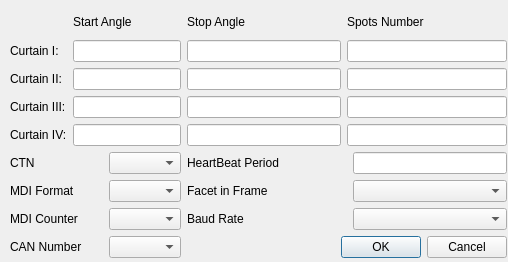
<?xml version="1.0" encoding="UTF-8"?>
<ui version="4.0">
 <class>ParameterDialog</class>
 <widget class="QDialog" name="ParameterDialog">
  <property name="geometry">
   <rect>
    <x>0</x>
    <y>0</y>
    <width>508</width>
    <height>262</height>
   </rect>
  </property>
  <property name="windowTitle">
   <string>Dialog</string>
  </property>
  <widget class="QWidget" name="layoutWidget">
   <property name="geometry">
    <rect>
     <x>10</x>
     <y>10</y>
     <width>497</width>
     <height>248</height>
    </rect>
   </property>
   <layout class="QGridLayout" name="gridLayout">
    <item row="0" column="1" colspan="2">
     <widget class="QLabel" name="label">
      <property name="text">
       <string>Start Angle</string>
      </property>
     </widget>
    </item>
    <item row="0" column="3">
     <widget class="QLabel" name="label_2">
      <property name="text">
       <string>Stop Angle</string>
      </property>
     </widget>
    </item>
    <item row="0" column="4" colspan="2">
     <widget class="QLabel" name="label_3">
      <property name="text">
       <string>Spots Number</string>
      </property>
     </widget>
    </item>
    <item row="1" column="0">
     <widget class="QLabel" name="label_4">
      <property name="text">
       <string>Curtain I:</string>
      </property>
     </widget>
    </item>
    <item row="1" column="1" colspan="2">
     <widget class="QLineEdit" name="curtain1StartAngleLineEdit"/>
    </item>
    <item row="1" column="3">
     <widget class="QLineEdit" name="curtain1StopAngleLineEdit"/>
    </item>
    <item row="1" column="4" colspan="2">
     <widget class="QLineEdit" name="curtain1SpotNbrLineEdit"/>
    </item>
    <item row="2" column="0">
     <widget class="QLabel" name="label_5">
      <property name="text">
       <string>Curtain II:</string>
      </property>
     </widget>
    </item>
    <item row="2" column="1" colspan="2">
     <widget class="QLineEdit" name="curtain2StartAngleLineEdit"/>
    </item>
    <item row="2" column="3">
     <widget class="QLineEdit" name="curtain2StopAngleLineEdit"/>
    </item>
    <item row="2" column="4" colspan="2">
     <widget class="QLineEdit" name="curtain2SpotNbrLineEdit"/>
    </item>
    <item row="3" column="0">
     <widget class="QLabel" name="label_6">
      <property name="text">
       <string>Curtain III:</string>
      </property>
     </widget>
    </item>
    <item row="3" column="1" colspan="2">
     <widget class="QLineEdit" name="curtain3StartAngleLineEdit"/>
    </item>
    <item row="3" column="3">
     <widget class="QLineEdit" name="curtain3StopAngleLineEdit"/>
    </item>
    <item row="3" column="4" colspan="2">
     <widget class="QLineEdit" name="curtain3SpotNbrLineEdit"/>
    </item>
    <item row="4" column="0">
     <widget class="QLabel" name="label_7">
      <property name="text">
       <string>Curtain IV:</string>
      </property>
     </widget>
    </item>
    <item row="4" column="1" colspan="2">
     <widget class="QLineEdit" name="curtain4StartAngleLineEdit"/>
    </item>
    <item row="4" column="3">
     <widget class="QLineEdit" name="curtain4StopAngleLineEdit"/>
    </item>
    <item row="4" column="4" colspan="2">
     <widget class="QLineEdit" name="curtain4SpotNbrLineEdit"/>
    </item>
    <item row="5" column="0" colspan="2">
     <widget class="QLabel" name="label_8">
      <property name="text">
       <string>CTN</string>
      </property>
     </widget>
    </item>
    <item row="5" column="2">
     <widget class="QComboBox" name="CTNcomboBox"/>
    </item>
    <item row="5" column="3" colspan="2">
     <widget class="QLabel" name="label_12">
      <property name="text">
       <string>HeartBeat Period</string>
      </property>
     </widget>
    </item>
    <item row="5" column="5">
     <widget class="QLineEdit" name="heartBeatPeriodlineEdit"/>
    </item>
    <item row="6" column="0" colspan="2">
     <widget class="QLabel" name="label_9">
      <property name="text">
       <string>MDI Format</string>
      </property>
     </widget>
    </item>
    <item row="6" column="2">
     <widget class="QComboBox" name="MDIFormatcomboBox"/>
    </item>
    <item row="6" column="3" colspan="2">
     <widget class="QLabel" name="label_13">
      <property name="text">
       <string>Facet in Frame</string>
      </property>
     </widget>
    </item>
    <item row="6" column="5">
     <widget class="QComboBox" name="FacetcomboBox"/>
    </item>
    <item row="7" column="0" colspan="2">
     <widget class="QLabel" name="label_10">
      <property name="text">
       <string>MDI Counter </string>
      </property>
     </widget>
    </item>
    <item row="7" column="2">
     <widget class="QComboBox" name="MDICountercomboBox"/>
    </item>
    <item row="7" column="3" colspan="2">
     <widget class="QLabel" name="label_14">
      <property name="text">
       <string>Baud Rate</string>
      </property>
     </widget>
    </item>
    <item row="7" column="5">
     <widget class="QComboBox" name="BaudRatecomboBox"/>
    </item>
    <item row="8" column="0" colspan="2">
     <widget class="QLabel" name="label_11">
      <property name="text">
       <string>CAN Number</string>
      </property>
     </widget>
    </item>
    <item row="8" column="2">
     <widget class="QComboBox" name="CANcomboBox"/>
    </item>
    <item row="8" column="3" colspan="3">
     <widget class="QDialogButtonBox" name="buttonBox">
      <property name="orientation">
       <enum>Qt::Horizontal</enum>
      </property>
      <property name="standardButtons">
       <set>QDialogButtonBox::Cancel|QDialogButtonBox::Ok</set>
      </property>
     </widget>
    </item>
   </layout>
  </widget>
 </widget>
 <resources/>
 <connections>
  <connection>
   <sender>buttonBox</sender>
   <signal>accepted()</signal>
   <receiver>ParameterDialog</receiver>
   <slot>accept()</slot>
   <hints>
    <hint type="sourcelabel">
     <x>248</x>
     <y>254</y>
    </hint>
    <hint type="destinationlabel">
     <x>157</x>
     <y>274</y>
    </hint>
   </hints>
  </connection>
  <connection>
   <sender>buttonBox</sender>
   <signal>rejected()</signal>
   <receiver>ParameterDialog</receiver>
   <slot>reject()</slot>
   <hints>
    <hint type="sourcelabel">
     <x>316</x>
     <y>260</y>
    </hint>
    <hint type="destinationlabel">
     <x>286</x>
     <y>274</y>
    </hint>
   </hints>
  </connection>
 </connections>
</ui>
